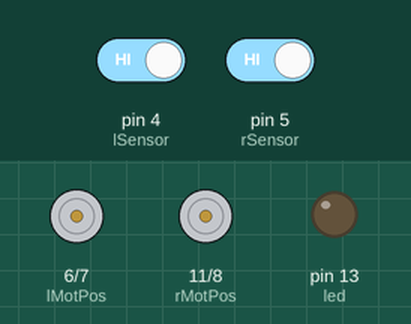
Recording of a sketch running on a simulated Arduino Uno, built with avr-gcc and run on an emulated ATmega328P. On the bench: motor-driver pin pairs drawn as motors (green arrow = first pin HIGH = forward, orange = second pin HIGH = backward, longer = more drive, scaled by the enable pin), output pins drawn as LEDs (lit = HIGH). The test bench sets the inputs (shaded band); at power-on: pin 4 (lSensor) HIGH, pin 5 (rSensor) HIGH.

Above: at 2.2 s.
2.3 s: pin 4 (lSensor) driven LOW
At 2.7 s:
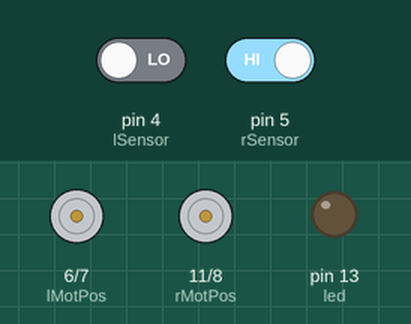
5.3 s: pin 5 (rSensor) driven LOW
8.3 s: pin 4 (lSensor) driven HIGH
11.3 s: pin 5 (rSensor) driven HIGH
At 12.51 s:
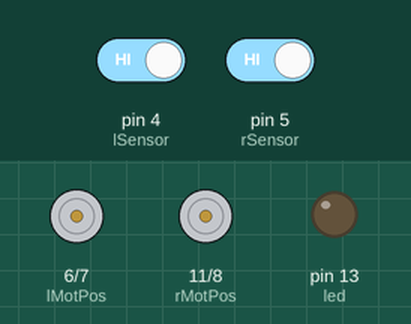
Timing chart, 0 to 14.3 s (numbered marks = the images above; inputs shaded):
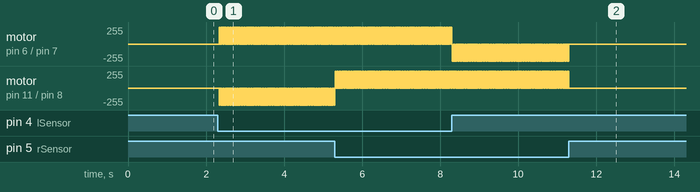

Measured:
- after the input at 2.3 s, motor on pin 6 (lMotPos) / pin 7 (lMotNeg): alternates forward 255/255 for 0.02 s and stopped for 0.02 s, starting at once; motor on pin 11 (rMotPos) / pin 8 (rMotNeg): alternates backward 255/255 for 0.02 s and stopped for 0.02 s, starting at once
- after the input at 11.3 s, motor on pin 6 (lMotPos) / pin 7 (lMotNeg), motor on pin 11 (rMotPos) / pin 8 (rMotNeg): goes on until 11.3 s, then stays stopped

The sketch:

Car_2WD_LineFollower.ino
```cpp
/*
 * Arduino Line Following Car
 *
 * Modified by Kevin Cho
 *
 * This code for a 2WD car follows a black line on white surface by detecting a black line
 * between two infrared sensors.
 *
 * IR sensor gives following outputs:
 * - white surface	= LOW (0V)
 * - black line 	= HIGH (5V)
 *
 * 4 possible states:
 * L sensor: LOW	R sensor: LOW: go forward
 * L sensor: HIGH R sensor: HIGH:  stop
 * L sensor: HIGH	R sensor: LOW: turn left
 * L sensor: LOW	R sensor: HIGH:	turn right
 *
 * ===== motor output =====
 * 3 outputs for the left motor control
 *   (+) Set to HIGH to go forward
 *   (-) Set to LOW to go forward
 *   PWM: controls motor speed
 *
 * 3 outputs for the right motor control
 *   (+) Set to HIGH to go forward
 *   (-) Set to LOW to go forward
 *   PWM: controls motor speed
 *
 * See below for pin assignment for Arduino digital ports.
 * PWM control must be on PWM pins 3, 5, 6, 9, 10 and 11.
 */


//Pin assignment
const int lSensor = 4; //left sensor input
const int rSensor = 5; //right sensor input

const int lMotPos = 6;  //left motor(+)
const int lMotNeg = 7;  //left motor(-1)

const int rMotNeg = 8;  //right motor (-1)
const int rMotPos = 11; //right motor (+1)

//**PWM pins: In Arduino Uno, PWM works on pins 3, 5, 6, 9, 10 and 11.
//For pins 9, 10, 11 and 3 (OC1A, OC1B, OC2A, OC2B):
//To be discussed later
const int lMotPWM = 9;  //left motor PWM**
const int rMotPWM = 10; //right motor PWM**

const int led = 13;      //Arduino built-in led. No connection required

//**PWM pins: In Arduino Uno, PWM works on pins 3, 5, 6, 9, 10 and 11.

//CALIBRATION
//Set the motor speed. Not all motors and drivers are made same.
//Find out the correct value that moves the car in straight line. Max is 255 but that's too fast for the car to respond to sensor reading in time.
//speed of 80 ok.. 90ok.. 100ok..150 not ok, 145 failed once. 130 seems to work ok
int lMotSpeed = 125;  //lowest observed is 60
int rMotSpeed = 125;  //lowest observed is 60. **On my car, the right wheel always goes faster so I need to slow down a bit.
                      //to maintain a straight course.
                      //The PWM value of 235 on the right motor seems to match the speed of 255 on the left motor.
                      //lMotSpeed @ 60 seems to struggle while r motor is ok. So the proper range is narrower than the right motor

int sensDelay = 50;


//used only in testing phase
boolean DEBUG = false;    //change to true when debuging. See serial monitor for log

// the setup routine runs once when you press reset:
void setup() {
  // initialize the digital pin as an output.
  pinMode(led, OUTPUT);

  pinMode (lSensor,INPUT);
  pinMode (rSensor,INPUT);

  pinMode (lMotNeg, OUTPUT);
  pinMode (lMotPos, OUTPUT);
  pinMode (lMotPWM, OUTPUT);
  pinMode (rMotNeg, OUTPUT);
  pinMode (rMotPos, OUTPUT);
  pinMode (lMotPWM, OUTPUT);

  //Reconfig timer 1 to proper frequency for PWM to work properly
  // Set pin 9/10 timer1 PWM frequency to 3906 Hz (31250/1024 = 3906)
  // Note that the base frequency for pins 3, 9, 10, and 11 is 31250 Hz
  // Ignore these setting for now
  byte mode;
  mode = 0x05;
  TCCR1B = TCCR1B & 0b11111000 | mode;

  if (DEBUG) Serial.begin (115200); //set the serial monitor transfer speed

  delay (1000);  //wait 1 sec before going
}

// the loop routine runs over and over again forever:
void loop() {
  int lSensStat = digitalRead (lSensor);  //LOW = signal detected (white surface): HIGH = black line
  int rSensStat = digitalRead (rSensor);  //LOW = signal detected (white surface): HIGH = black line

  if (DEBUG) if (!lSensStat) { Serial.print ("Left ON   ");} else { Serial.print ("Left OFF   ");};
  if (DEBUG) if (!rSensStat) { Serial.println ("Right ON");} else { Serial.println ("Right OFF");};


  //4 possibilities - go forward, turn right, turn left, or stop)
  if (!lSensStat && !rSensStat) { goForward();};     	//both sensors detected white floor. go straight
  if (!lSensStat && rSensStat) { turnRight();};  	//detected black floor on right (off), so turn right
  if (lSensStat && !rSensStat) { turnLeft();}; 	//detected black floor on left (off), so turn left
  if (lSensStat && rSensStat) { stop();};		//detected black floor on both sensor, so stop!

  delay(sensDelay);               // wait
}

void goForward ()
{
  //set left motor control parameter
  digitalWrite (lMotNeg, LOW);
  digitalWrite (lMotPos, HIGH);
  analogWrite(lMotPWM,lMotSpeed);

  //set right motor contro parameters
  digitalWrite (rMotNeg, LOW);
  digitalWrite (rMotPos, HIGH);
  analogWrite(rMotPWM, rMotSpeed);
}

void turnLeft ()
{
  digitalWrite (lMotNeg, HIGH);  //left motor reverse
  digitalWrite (lMotPos, LOW);
  analogWrite(lMotPWM, lMotSpeed);

  digitalWrite (rMotNeg, LOW);    //right motor forward
  digitalWrite (rMotPos, HIGH);
  analogWrite(rMotPWM, rMotSpeed);
}

void turnRight ()
{
  digitalWrite (lMotNeg, LOW);    //left motor forward
  digitalWrite (lMotPos, HIGH);
  analogWrite(lMotPWM, lMotSpeed);

  digitalWrite (rMotNeg, HIGH);    //right motor reverse
  digitalWrite (rMotPos, LOW);
  analogWrite(rMotPWM, rMotSpeed);
}

void goBackward ()
{
  //set left motor control parameter
  digitalWrite (lMotNeg, HIGH);
  digitalWrite (lMotPos, LOW);
  analogWrite(lMotPWM,lMotSpeed);

  //set right motor contro parameters
  digitalWrite (rMotNeg, HIGH);
  digitalWrite (rMotPos, LOW);
  analogWrite(rMotPWM, rMotSpeed);
}

void stop() {
  digitalWrite (lMotNeg, LOW);
  digitalWrite (lMotPos, LOW);
  digitalWrite (rMotNeg, LOW);
  digitalWrite (rMotPos, LOW);
}
```
